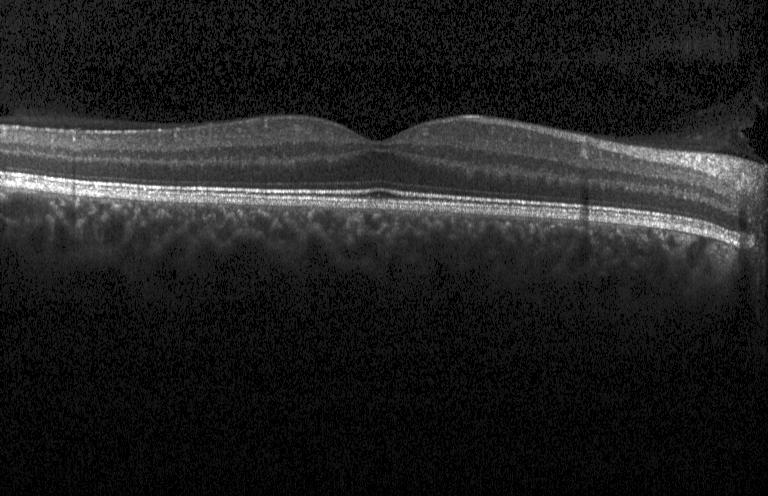
#> input picture OCT/NORMAL/NORMAL-9698749-1.jpeg, 768 x 496 px, given as the content of the folder /content/drive/MyDrive/subssion_folder/OCT_Retinal/Datas, which was not available
$ jupyter execute --allow-errors submission_oct.ipynb   (shell and % lines are left out)
#> lines starting #> are read from the running program, lines starting #| are printed output that depends on the picture; pictures that were not available may be replaced by others from this repository, and a replacement may not be noted
[cell 1]
#모듈 import - tensorflow & keras
import tensorflow as tf
from tensorflow.keras import datasets, layers, models, losses, Model
from keras.models import load_model
#callbacks
from tensorflow.keras.callbacks import EarlyStopping
from tensorflow.keras.callbacks import ModelCheckpoint
from tensorflow.keras.callbacks import ReduceLROnPlateau
#optimizers
from tensorflow.keras.optimizers import SGD,Adam

#모델 성능 평가
from sklearn.metrics import accuracy_score, confusion_matrix

#모듈 import - data processing
import cv2
from PIL import Image
import matplotlib.image as mpimg
from skimage.color import rgb2gray
from skimage.transform import resize
from sklearn.preprocessing import LabelEncoder

#모듈 import - others
import os
import glob
import pandas as pd
import matplotlib.pyplot as plt
import numpy as np
import random
import seaborn as sns
from tqdm.notebook import tqdm
import time

from tensorflow.keras.layers import *
from tensorflow.keras.applications import *
from tensorflow.keras.applications.mobilenet import MobileNet
from tensorflow.keras.applications import *
from tensorflow.keras.applications.resnet50 import ResNet50
from sklearn.preprocessing import LabelEncoder
from tensorflow.keras.applications.resnet50 import ResNet50
from tensorflow.keras.layers import *
from tensorflow.keras.applications import *
from tensorflow.keras.optimizers import *
from tensorflow.keras.preprocessing.image import ImageDataGenerator

[cell 2]
from google.colab import drive
drive.mount('/content/drive')

[cell 3]
!cd "/content/drive/MyDrive/subssion_folder/OCT_Retinal/Datas"

[cell 4]
root_dir = "/content/OCT_small/"
train_dir = "/content/OCT_samll/train"
test_dir = "/content/OCT_small/test"
validation_dir = "/content/OCT_small/validation"

[cell 5]
# 데이터셋 생성하기.
dataset = {
    "img_path" : [],
    "class" : [],
    "split" : []
}

for classes in os.listdir(root_dir):
  for disease in os.listdir(root_dir + "/" + classes):
    #print(classes, "/", disease)
    for image in glob.glob(root_dir+"/"+classes+"/"+disease+"/*.jpeg"):
      dataset["img_path"].append(image)
      dataset["class"].append(disease)
      dataset["split"].append(classes)
dataset = pd.DataFrame(dataset)
dataset

[cell 6]
#데이터 분포 확인하기
train_dataframe = dataset[dataset["split"] == "train"]
test_dataframe = dataset[dataset["split"] == "test"]
validation_dataframe = dataset[dataset["split"] == "validation"]
print("train data frame len: ", len(train_dataframe))
print("test data frame len : ", len(test_dataframe))
print("validation data frame len : ", len(validation_dataframe))

plt.figure(figsize = (15, 5))

plt.subplot(1, 3, 1)
sns.countplot(x=train_dataframe["class"])
plt.title("Training Dataset", size=10)

plt.subplot(1, 3, 2)
sns.countplot(x=test_dataframe["class"])
plt.title("Test Dataset", size=10)

plt.subplot(1, 3, 3)
sns.countplot(x=validation_dataframe["class"])
plt.title("Validation Dataset", size=10)

[cell 7]
# NORMAL Class 무작위 표본표출로 전체 Class 밸런스 맞추기.
print("밸런스 맞추기 전 (train, test, validation): ", len(train_dataframe), len(test_dataframe), len(validation_dataframe))
def makedf(df) :
  samples = df[df["class"] == "NORMAL"].sample(frac=0.125, random_state=77)
  others = df[df["class"] != "NORMAL"]
  result = pd.concat([samples, others], axis=0)

  return result
train_dataframe = makedf(train_dataframe)
test_dataframe = makedf(test_dataframe)
validation_dataframe = makedf(validation_dataframe)
print("밸런스 맞추기 후 (train, test, validation) : ", len(train_dataframe), len(test_dataframe), len(validation_dataframe))


plt.figure(figsize = (15, 5))
plt.subplot(1, 3, 1)
sns.countplot(x=train_dataframe["class"])
plt.title("Training Dataset", size=10)
plt.subplot(1, 3, 2)
sns.countplot(x=test_dataframe["class"])
plt.title("Test Dataset", size=10)
plt.subplot(1, 3, 3)
sns.countplot(x=validation_dataframe["class"])
plt.title("Validation Dataset", size=10)

[cell 8]
X_train, y_train = train_dataframe["img_path"], train_dataframe["class"]
X_test, y_test = test_dataframe["img_path"], test_dataframe["class"]
X_validation, y_validation = validation_dataframe["img_path"], validation_dataframe["class"]

[cell 9]
#unique value extract
for name in list(train_dataframe["class"].unique()):
  print("train unique", name, len(train_dataframe[train_dataframe["class"] == name]))

for name in list(test_dataframe["class"].unique()):
  print("test unique",name, len(test_dataframe[test_dataframe["class"] == name]))

for name in list(validation_dataframe["class"].unique()):
  print("validation unique",name, len(validation_dataframe[validation_dataframe["class"] == name]))

[cell 10]
### data sampling & view

sample = random.choice(dataset["img_path"])
#image = mpimg.imread(sample)
img = cv2.imread(sample, cv2.IMREAD_GRAYSCALE)
#> img is the input picture: shape (496, 768); min 0, max 255, mean 32.4
hist1 = cv2.calcHist(img, [0], None, [256], [0, 256])
#> hist1 = 256 values, max 124 at index 0, min 0 at index 53, mean 3
clahe = cv2.createCLAHE(clipLimit=2.0, tileGridSize=(8,8))
cl = clahe.apply(img)
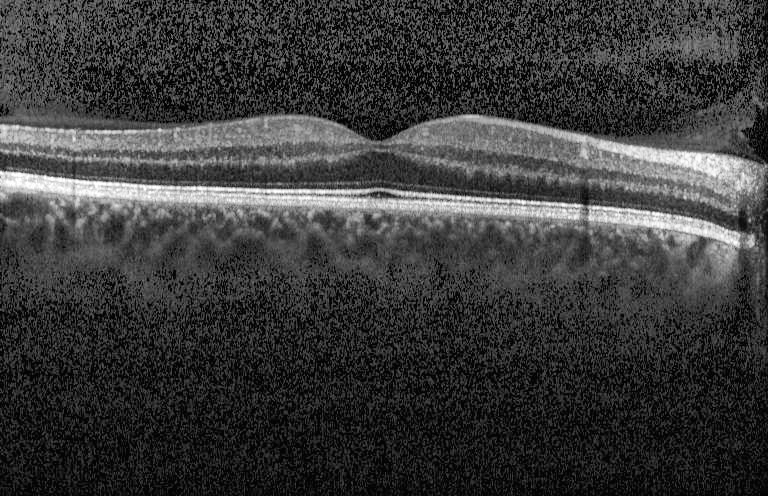
#> cl: shape (496, 768); min 1, max 255, mean 58.6
he = cv2.equalizeHist(img)
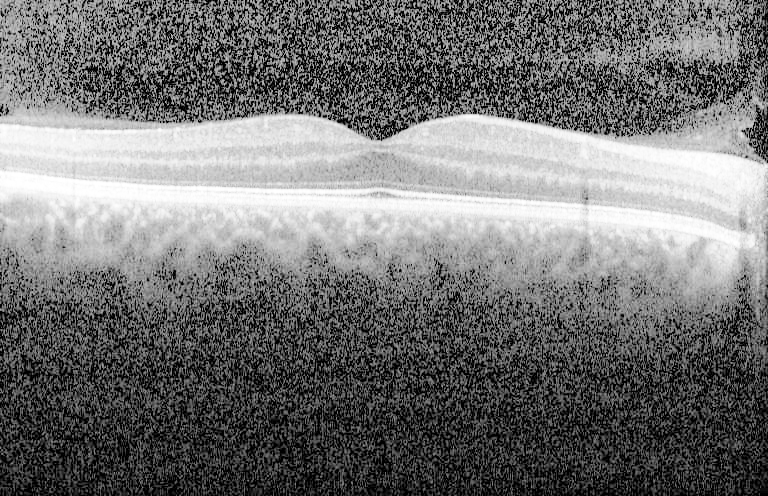
#> he: shape (496, 768); min 0, max 255, mean 114.8

img2 = cv2.fastNlMeansDenoising(cl, None, 16, 7,21)
img3 = cv2.fastNlMeansDenoising(he, None, 16, 7,21)
res = np.hstack((img,img2, img3))
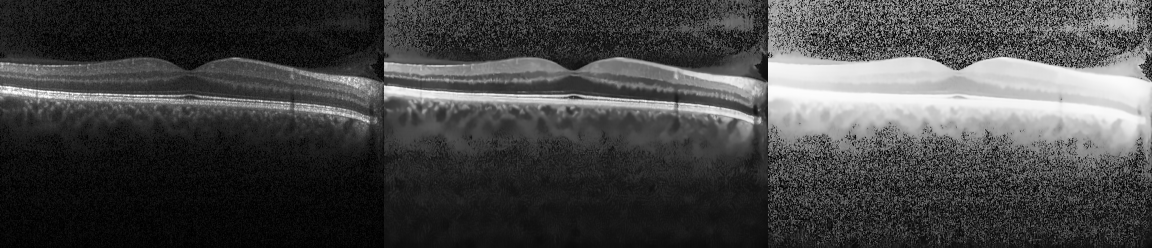
#> res: shape (496, 2304) (shown at 1/2 size); min 0, max 255, mean 68.6

plt.figure(figsize=(12, 5))
plt.imshow(res)
plt.show()

$ run again, on OCT/NORMAL/NORMAL-9724665-1.jpeg
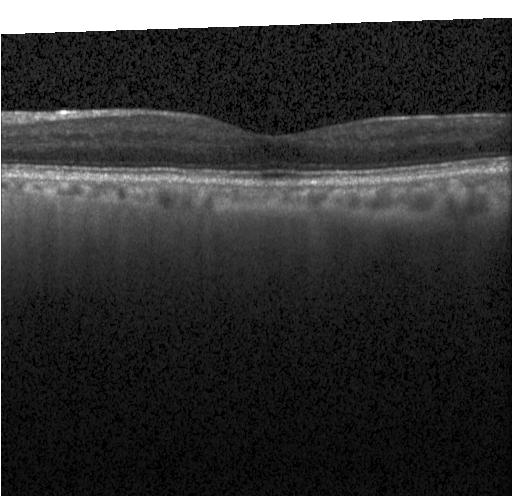
#> input picture OCT/NORMAL/NORMAL-9724665-1.jpeg, 512 x 496 px, given as the content of the folder /content/drive/MyDrive/subssion_folder/OCT_Retinal/Datas, which was not available
#> img is the input picture: shape (496, 512); min 0, max 255, mean 50.6
#> hist1 = 256 values from 0 to 512
#> `img2 = cv2.fastNlMeansDenoising(cl, None, 16, 7,21)`:
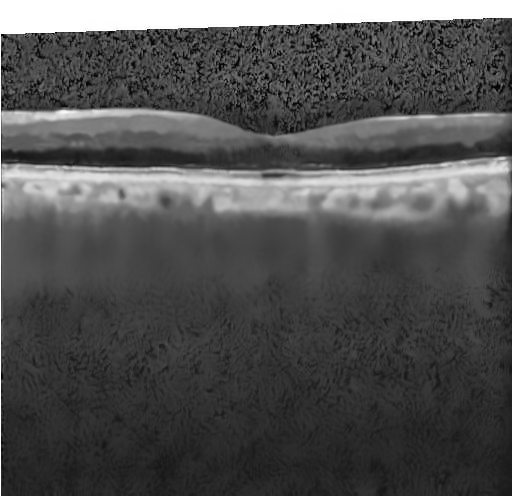
#> img2: shape (496, 512); min 3, max 255, mean 80.6
#> `res = np.hstack((img,img2, img3))`:
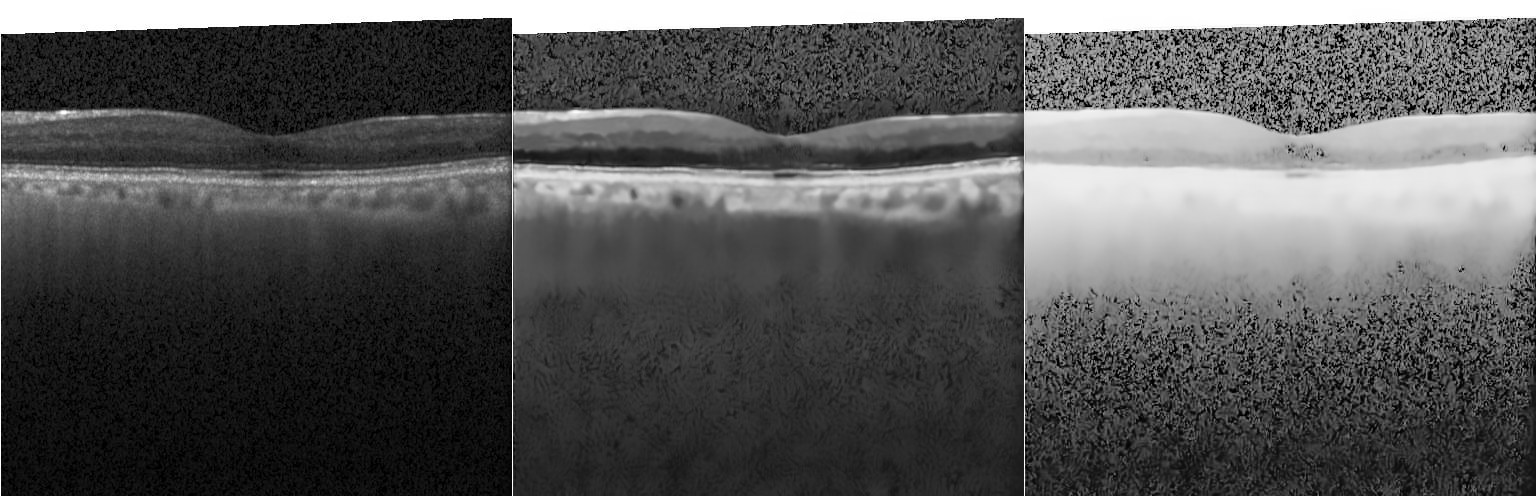
#> res: shape (496, 1536); min 0, max 255, mean 86.1

$ run again, on OCT/NORMAL/NORMAL-9730908-4.jpeg
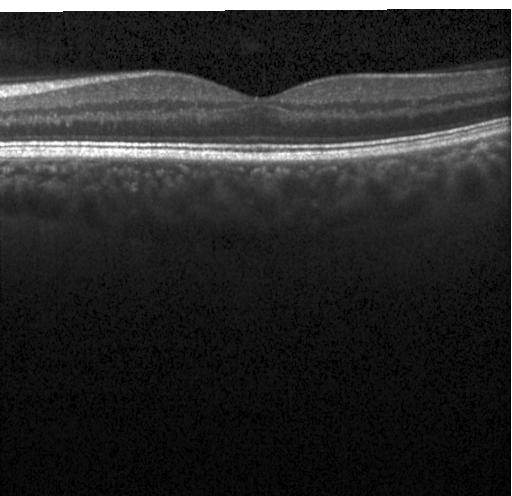
#> input picture OCT/NORMAL/NORMAL-9730908-4.jpeg, 512 x 496 px, given as the content of the folder /content/drive/MyDrive/subssion_folder/OCT_Retinal/Datas, which was not available
#> img is the input picture: shape (496, 512); min 0, max 255, mean 41.9
#> hist1 = 256 values from 0 to 512
#> `he = cv2.equalizeHist(img)`:
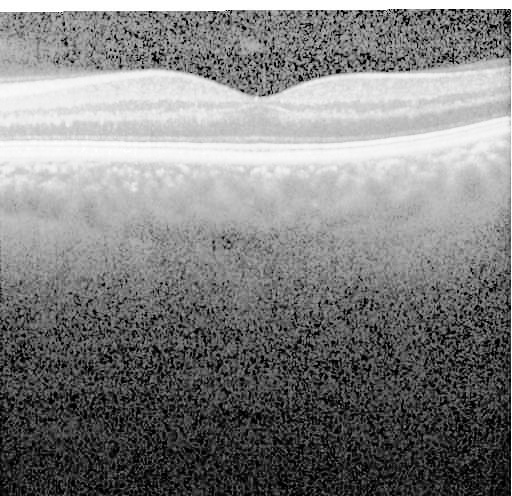
#> he: shape (496, 512); min 0, max 255, mean 128.1
#> `res = np.hstack((img,img2, img3))`:
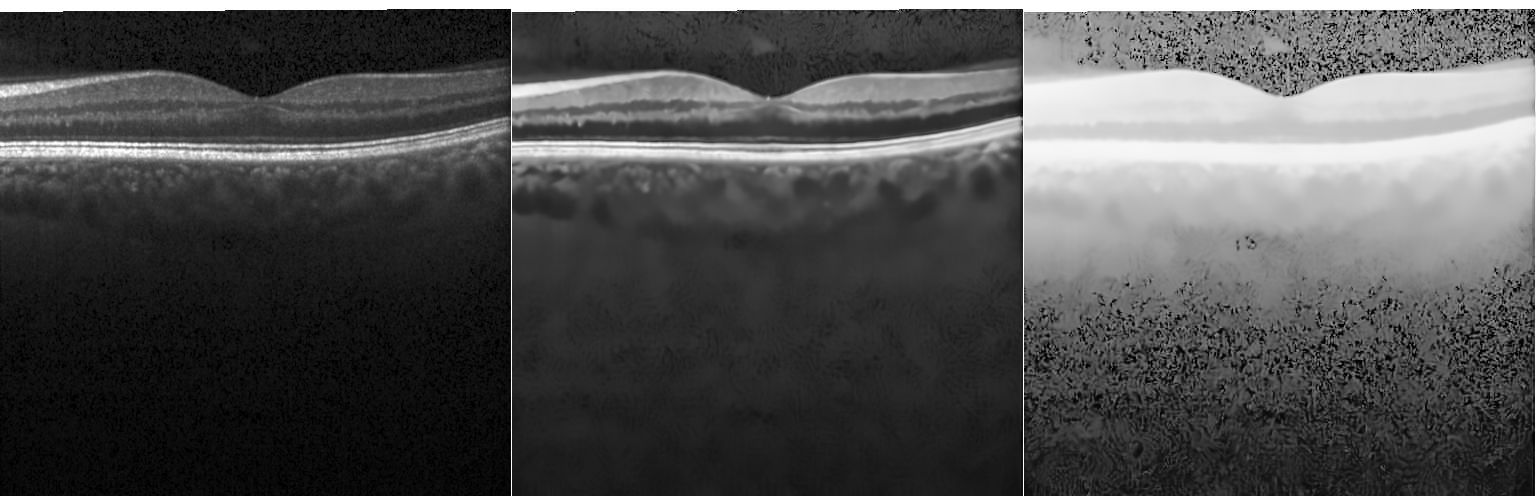
#> res: shape (496, 1536); min 0, max 255, mean 78.7

$ run again, on OCT/NORMAL/NORMAL-9730908-8.jpeg
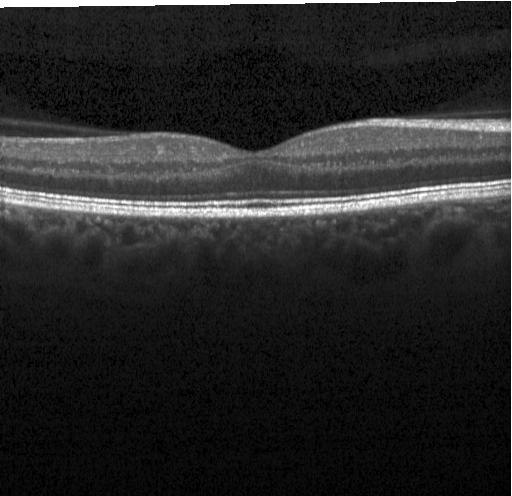
#> input picture OCT/NORMAL/NORMAL-9730908-8.jpeg, 512 x 496 px, given as the content of the folder /content/drive/MyDrive/subssion_folder/OCT_Retinal/Datas, which was not available
#> img is the input picture: shape (496, 512); min 0, max 255, mean 39.2
#> hist1 = 256 values, max 311 at index 255, min 0 at index 0, mean 2
#> `he = cv2.equalizeHist(img)`:
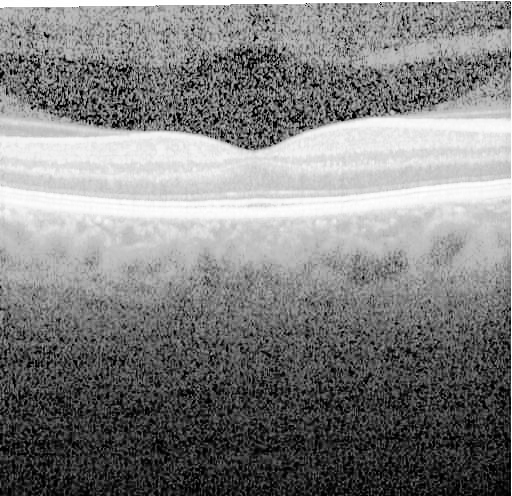
#> he: shape (496, 512); min 0, max 255, mean 128.1
#> `res = np.hstack((img,img2, img3))`:
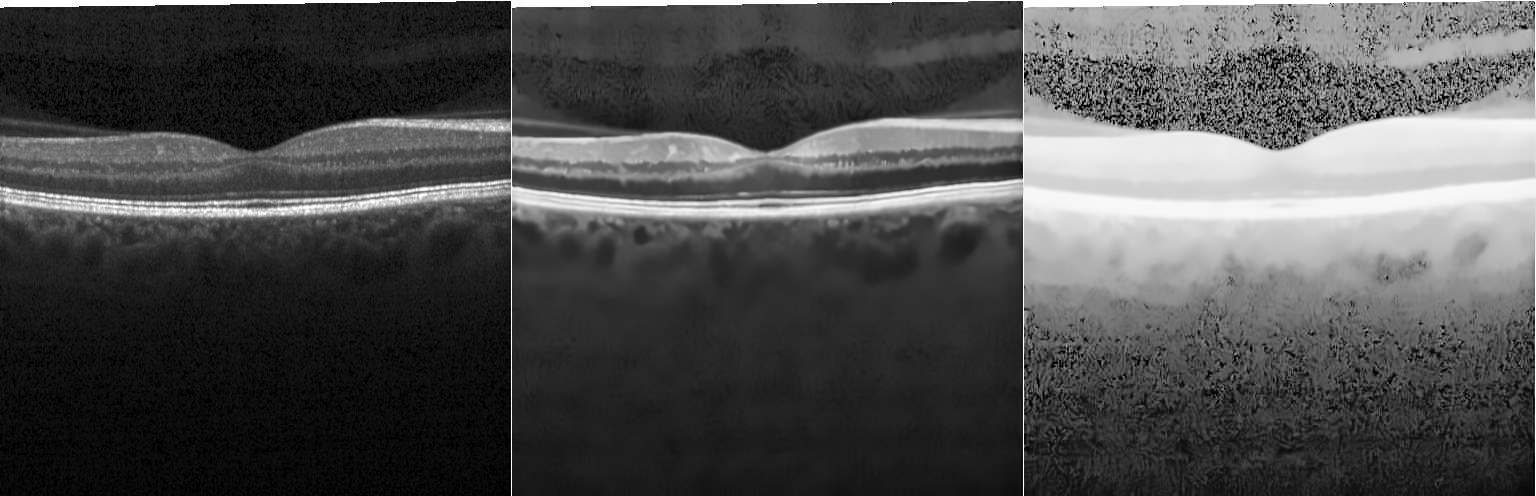
#> res: shape (496, 1536); min 0, max 255, mean 77.3
